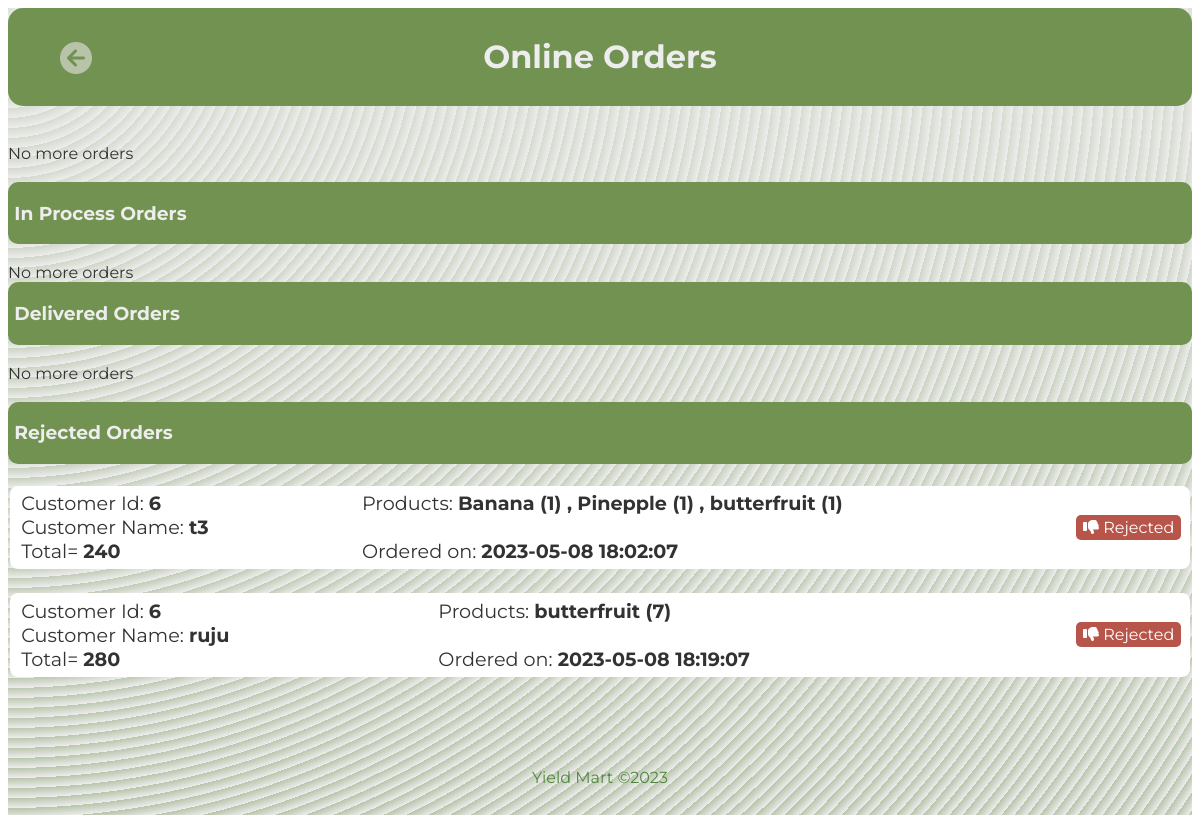
The app's page /manager/so-orders.php (signed in) with its own data.
### tables this page shows
CREATE TABLE `orders` (
  `order_id` int(11) NOT NULL,
  `name` varchar(225) NOT NULL,
  `number` int(11) NOT NULL,
  `method` varchar(225) NOT NULL,
  `address` varchar(225) NOT NULL,
  `total_products` varchar(500) NOT NULL,
  `total_price` int(11) NOT NULL,
  `user_id` int(11) NOT NULL,
  `ordered_on` datetime NOT NULL,
  `delivered_on` datetime DEFAULT NULL,
  `status` int(11) NOT NULL COMMENT '0-placed,1-assign 2-process, 3-delivered, 4-failed'
);

### manager/so-orders.php (the view, shortened to what this page needs)
<html>
<?php
@include "./conn.php";
?>
<?php
$sql0 = "SELECT * FROM `orders` WHERE method='credit card' AND STATUS=0 AND total_price>200";
$sql1 = "SELECT * FROM `orders` WHERE method='credit card' AND STATUS=1";
$sql2 = "SELECT * FROM `orders` WHERE method='credit card' AND STATUS=4";
$sql3 = "SELECT * FROM `orders` WHERE method='credit card' AND STATUS=3";
?>
<head>
    <link rel="stylesheet" href="./css/orders.css">
    <link rel="stylesheet" href="https://cdnjs.cloudflare.com/ajax/libs/font-awesome/4.7.0/css/font-awesome.
    min.css">
    <link rel="stylesheet" href="https://cdnjs.cloudflare.com/ajax/libs/font-awesome/6.2.1/css/all.min.css">
</head>
<body>
    <div class="main">
        <a href="./mdash.php"><i class="fa-solid fa-circle-arrow-left fa-2xl" style="color: #a6b695; left:5%; position:absolute;top:7%;width:25px;height:25px;" onMouseOver="this.style.color='#669c35'" onMouseOut="this.style.color='#a6b695'"></i></a>
        <div class="head">
            <h1>Online Orders</h1>
        </div>
        <br>
        <?php
        $sqlRequestViewResult = mysqli_query($conn, $sql0);
        if (mysqli_num_rows($sqlRequestViewResult) > 0) {
            while ($row = mysqli_fetch_assoc($sqlRequestViewResult)) {
                $Oid = $row["order_id"];
        ?>
                <br>
                <div class="content">
                    <p id=f>
                        &nbsp;Customer Id: <b><?php echo $row["user_id"]; ?></b>
                        <br>
                        &nbsp;Customer Name: <b><?php echo $row["name"]; ?></b>
                        <br>
                        &nbsp;Total= <b><?php echo $row["total_price"]; ?></b>
                    </p>
                    <p id=s>
                        &nbsp;Products: <b><?php echo $row["total_products"]; ?></b>
                        <br>
                        <br>
                        &nbsp;Ordered on: <b><?php echo $row["ordered_on"]; ?></b>
                    </p>
                    <form method="post">
                        <button id=c type="submit" name="assign<?php echo $Oid; ?>"><i class="fa-solid fa-truck"></i> Assign</button>&nbsp;&nbsp;
                        <button class=reject type="submit" name="reject<?php echo $Oid; ?>"><i class="fa fa-times" aria-hidden="true" type="submit"></i> Reject</button>
                    </form>
                </div>
        <?php if (isset($_POST["assign$Oid"])) {
                    $sqlRequestaccept = "UPDATE `orders` SET `status`=1 WHERE `order_id`=$Oid";
                    $sqlAccept = mysqli_query($conn, $sqlRequestaccept);
                    header("Location:so-orders.php");
                }
                if (isset($_POST["reject$Oid"])) {
                    $sqlRequestaccept = "UPDATE `orders` SET `status`=4 WHERE `order_id`=$Oid";
                    $sqlAccept = mysqli_query($conn, $sqlRequestaccept);
                    header("Location:so-orders.php");
                }
            }
        } else {
            echo "<br>No more orders <br>";
        }
        ?>
        <br>
        <div class="conformed">
            <h3>&nbsp;In Process Orders</h3>
        </div>
        <?php
        $sqlRequestViewResult = mysqli_query($conn, $sql1);
        if (mysqli_num_rows($sqlRequestViewResult) > 0) {
            while ($row = mysqli_fetch_assoc($sqlRequestViewResult)) {
                $Oid = $row["order_id"];
        ?>
                <br>
                <div class="content">
                    <p id=f>
                        &nbsp;Customer Id: <b><?php echo $row["user_id"]; ?></b>
                        <br>
                        &nbsp;Customer Name: <b><?php echo $row["name"]; ?></b>
                        <br>
                        &nbsp;Total= <b><?php echo $row["total_price"]; ?></b>
                    </p>
                    <p id=s>
                        &nbsp;Products: <b><?php echo $row["total_products"]; ?></b>
                        <br>
                        <br>
                        &nbsp;Ordered on: <b><?php echo $row["ordered_on"]; ?></b>
                    </p>
                    <p id=c><i class="fa-solid fa-truck"></i> In Process</p>&nbsp;&nbsp;
                </div>
        <?php }
        } else {
            echo "<br>No more orders <br>";
        }
        ?>
        <div class="conformed">
            <h3>&nbsp;Delivered Orders</h3>
        </div>
        <?php
        $sqlRequestViewResult = mysqli_query($conn, $sql3);
        if (mysqli_num_rows($sqlRequestViewResult) > 0) {
            while ($row = mysqli_fetch_assoc($sqlRequestViewResult)) {
        ?>
                <br>
                <div class="content">
                    <p id=f>
                        &nbsp;Customer Id: <b><?php echo $row["user_id"]; ?></b>
                        <br>
                        &nbsp;Customer Name: <b><?php echo $row["name"]; ?></b>
                        <br>
                        &nbsp;Total= <b><?php echo $row["total_price"]; ?></b>
                    </p>
                    <p id=s>
                        &nbsp;Products: <b><?php echo $row["total_products"]; ?></b>
                        <br>
                        &nbsp;Ordered on: <b><?php echo $row["ordered_on"]; ?></b>
                        <br>
                        &nbsp;Delivered on: <b><?php echo $row["delivered_on"]; ?></b>
                    </p>
                    <p id=c><i class="fa-solid fa-truck"></i> Delivered</p>&nbsp;&nbsp;
                </div>
        <?php }
        } else {
            echo "<br>No more orders <br>";
        } ?>
        <br>
        <div class="conformed">
            <h3>&nbsp;Rejected Orders</h3>
        </div>
        <?php
        $sqlRequestViewResult = mysqli_query($conn, $sql2);
        if (mysqli_num_rows($sqlRequestViewResult) > 0) {
            while ($row = mysqli_fetch_assoc($sqlRequestViewResult)) {
        ?>
                <br>
                <div class="content">
                    <p id=f>
                        &nbsp;Customer Id: <b><?php echo $row["user_id"]; ?></b>
                        <br>
                        &nbsp;Customer Name: <b><?php echo $row["name"]; ?></b>
                        <br>
                        &nbsp;Total= <b><?php echo $row["total_price"]; ?></b>
                    </p>
                    <p id=s>
                        &nbsp;Products: <b><?php echo $row["total_products"]; ?></b>
                        <br>
                        <br>
                        &nbsp;Ordered on: <b><?php echo $row["ordered_on"]; ?></b>
                    </p>
                    <p id=r><i class="fa-solid fa-thumbs-down"></i> Rejected</p>&nbsp;&nbsp;
                </div>
        <?php
            }
        } else {
            echo "<br>No more orders <br>";
        } ?>
        <br>
        <br><br>
        <footer>
            <div class="container">
                <p>Yield Mart ©2023</p>
            </div>
        </footer>
    </div>
</body>
</html>

### manager/css/orders.css (style rules this page uses)
* { font-family: 'Montserrat', sans-serif; }
.main { height: auto; width: auto; background-color: #e9e9e9; opacity: 0.8; background-image: repeating-radial-gradient(circle at 0 0, transparent 0, #e9e9e9 10px), repeating-linear-gradient(#a6b69555, #a6b695); overflow-x: hidden; }
.head { display: flex; flex-direction: row; justify-content: center; padding: 8px; background: #507727; color: #e9e9e9; border-radius: 15px; }
.conformed { display: flex; padding: 1px; background: #507727; color: #e9e9e9; border-radius: 10px; }
.content { display: flex; flex-direction: row; background-color: #fff; border-radius: 8px; margin: .2%; }
#f { flex-grow: 3; font-size: 1.2em; margin: .5%; }
#s { flex-grow: 5; font-size: 1.2em; margin: .5%; left: 40px; }
#r { align-self: center; color: #fff; background-color: #a72b1d; padding: 3px 7px; font-size: 100%; border-radius: 5px; }
footer { color: #246a0f; padding: 1rem; text-align: center; }
.container { display: flex; flex-direction: column; }

### records on screen
orders: user "6", name "t3", total_price "240", total_products "Banana (1) , Pinepple (1) , butterfruit (1)", ordered_on "2023-05-08 18:02:07"
orders: user "6", name "ruju", total_price "280", total_products "butterfruit (7)", ordered_on "2023-05-08 18:19:07"
